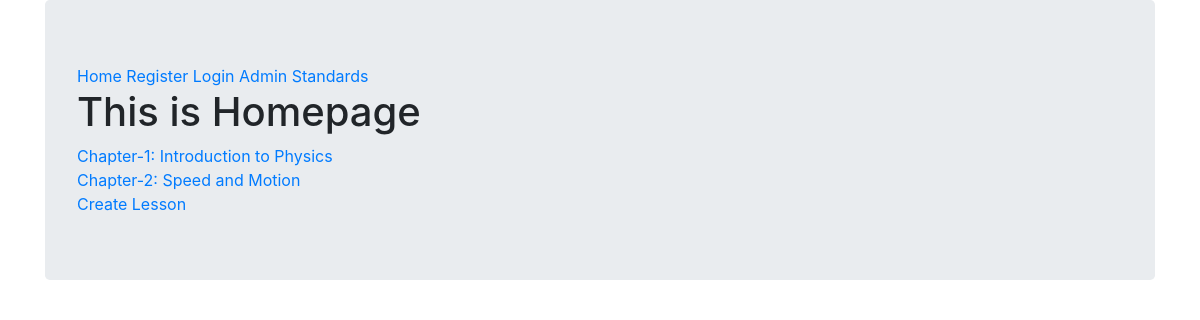
Page /curriculum/6th-class/physics-6th/ on the earlier database version.
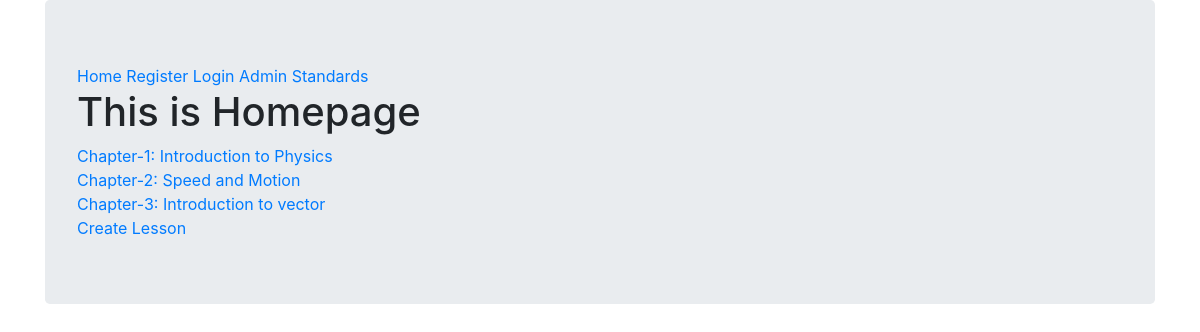
Same page on the later database version.
### curriculum/models.py (models this page shows, shortened)
class lesson(models.Model):
    lesson_id = models.CharField(max_length=100, unique=True)
    standard = models.ForeignKey(standard,on_delete=models.CASCADE)
    created_by = models.ForeignKey(User,on_delete=models.CASCADE)
    created_at = models.DateTimeField(auto_now_add=True)
    subject= models.ForeignKey(subject, on_delete=models.CASCADE, related_name='lessons')
    name = models.CharField(max_length=150)
    position = models.PositiveSmallIntegerField(verbose_name= 'Chapter No')
    slug = models.SlugField(null=True,blank=True)
    video = models.FileField(upload_to=save_lesson_files,verbose_name='video',blank=True,null=True)
    ppt = models.FileField(upload_to=save_lesson_files,verbose_name='ppt',blank=True)
    notes = models.FileField(upload_to=save_lesson_files,verbose_name='notes',blank=True)
    class Meta:
        ordering = ['position']

### curriculum/views.py (the view)
# urls.py: path('<str:standard>/<slug:slug>/', views.lessonListView.as_view(),name='lesson_list'),
class lessonListView(DetailView):
    context_object_name = 'subjects'
    model= subject
    template_name = 'curriculum/lesson_list_view.html'

### curriculum/templates/curriculum/lesson_list_view.html
{% extends 'homepage.html' %}
{% block content %}
    {% for lesson in subjects.lessons.all %}
        <a href="{% url 'curriculum:lesson_details' slug=lesson.slug subject=subjects.slug standard=lesson.standard.slug %}">Chapter-{{lesson.position}}: {{lesson.name}}</a> <br>
    {% endfor %}
    <a href="{% url 'curriculum:lesson_create' standard=subjects.standard.slug slug=subjects.slug %}">Create Lesson</a>
{% endblock content %}

Differences in the rows shown:
added lesson: position "3", name "Introduction to vector"
